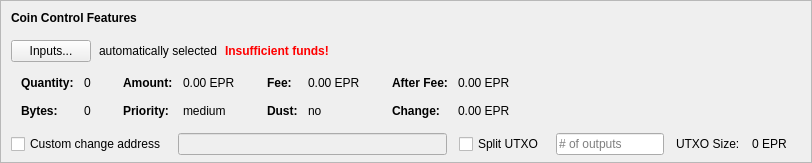
    <widget class="QFrame" name="frameCoinControl">
     <property name="sizePolicy">
      <sizepolicy hsizetype="Expanding" vsizetype="Expanding">
       <horstretch>0</horstretch>
       <verstretch>0</verstretch>
      </sizepolicy>
     </property>
     <property name="maximumSize">
      <size>
       <width>16777215</width>
       <height>16777215</height>
      </size>
     </property>
     <property name="frameShape">
      <enum>QFrame::StyledPanel</enum>
     </property>
     <property name="frameShadow">
      <enum>QFrame::Sunken</enum>
     </property>
     <layout class="QVBoxLayout" name="verticalLayoutCoinControl2">
      <property name="spacing">
       <number>0</number>
      </property>
      <property name="leftMargin">
       <number>0</number>
      </property>
      <property name="topMargin">
       <number>0</number>
      </property>
      <property name="rightMargin">
       <number>0</number>
      </property>
      <property name="bottomMargin">
       <number>6</number>
      </property>
      <item>
       <layout class="QVBoxLayout" name="verticalLayoutCoinControl" stretch="0,0,0,0,1">
        <property name="spacing">
         <number>0</number>
        </property>
        <property name="leftMargin">
         <number>10</number>
        </property>
        <property name="topMargin">
         <number>10</number>
        </property>
        <item>
         <layout class="QHBoxLayout" name="horizontalLayoutCoinControl1">
          <property name="bottomMargin">
           <number>15</number>
          </property>
          <item>
           <widget class="QLabel" name="labelCoinControlFeatures">
            <property name="sizePolicy">
             <sizepolicy hsizetype="Preferred" vsizetype="Maximum">
              <horstretch>0</horstretch>
              <verstretch>0</verstretch>
             </sizepolicy>
            </property>
            <property name="font">
             <font>
              <weight>75</weight>
              <bold>true</bold>
             </font>
            </property>
            <property name="styleSheet">
             <string notr="true">font-weight:bold;</string>
            </property>
            <property name="text">
             <string>Coin Control Features</string>
            </property>
           </widget>
          </item>
         </layout>
        </item>
        <item>
         <layout class="QHBoxLayout" name="horizontalLayoutCoinControl2" stretch="0,0,0,0">
          <property name="spacing">
           <number>8</number>
          </property>
          <property name="bottomMargin">
           <number>10</number>
          </property>
          <item>
           <widget class="QPushButton" name="pushButtonCoinControl">
            <property name="styleSheet">
             <string notr="true"/>
            </property>
            <property name="text">
             <string>Inputs...</string>
            </property>
            <property name="autoDefault">
             <bool>false</bool>
            </property>
           </widget>
          </item>
          <item>
           <widget class="QLabel" name="labelCoinControlAutomaticallySelected">
            <property name="text">
             <string>automatically selected</string>
            </property>
            <property name="margin">
             <number>5</number>
            </property>
           </widget>
          </item>
          <item>
           <widget class="QLabel" name="labelCoinControlInsuffFunds">
            <property name="font">
             <font>
              <weight>75</weight>
              <bold>true</bold>
             </font>
            </property>
            <property name="styleSheet">
             <string notr="true">color:red;font-weight:bold;</string>
            </property>
            <property name="text">
             <string>Insufficient funds!</string>
            </property>
            <property name="margin">
             <number>5</number>
            </property>
           </widget>
          </item>
          <item>
           <spacer name="horizontalSpacerCoinControl">
            <property name="orientation">
             <enum>Qt::Horizontal</enum>
            </property>
            <property name="sizeHint" stdset="0">
             <size>
              <width>40</width>
              <height>1</height>
             </size>
            </property>
           </spacer>
          </item>
         </layout>
        </item>
        <item>
         <widget class="QWidget" name="widgetCoinControl" native="true">
          <property name="sizePolicy">
           <sizepolicy hsizetype="Preferred" vsizetype="Preferred">
            <horstretch>0</horstretch>
            <verstretch>0</verstretch>
           </sizepolicy>
          </property>
          <property name="minimumSize">
           <size>
            <width>0</width>
            <height>0</height>
           </size>
          </property>
          <property name="styleSheet">
           <string notr="true"/>
          </property>
          <layout class="QHBoxLayout" name="horizontalLayoutCoinControl5">
           <property name="leftMargin">
            <number>0</number>
           </property>
           <property name="topMargin">
            <number>0</number>
           </property>
           <property name="rightMargin">
            <number>0</number>
           </property>
           <property name="bottomMargin">
            <number>0</number>
           </property>
           <item>
            <layout class="QHBoxLayout" name="horizontalLayoutCoinControl3" stretch="0,0,0,1">
             <property name="spacing">
              <number>20</number>
             </property>
             <property name="topMargin">
              <number>0</number>
             </property>
             <property name="bottomMargin">
              <number>10</number>
             </property>
             <item>
              <layout class="QFormLayout" name="formLayoutCoinControl1">
               <property name="horizontalSpacing">
                <number>10</number>
               </property>
               <property name="verticalSpacing">
                <number>14</number>
               </property>
               <property name="leftMargin">
                <number>10</number>
               </property>
               <property name="topMargin">
                <number>4</number>
               </property>
               <property name="rightMargin">
                <number>6</number>
               </property>
               <item row="0" column="0">
                <widget class="QLabel" name="labelCoinControlQuantityText">
                 <property name="font">
                  <font>
                   <weight>75</weight>
                   <bold>true</bold>
                  </font>
                 </property>
                 <property name="text">
                  <string>Quantity:</string>
                 </property>
                 <property name="margin">
                  <number>0</number>
                 </property>
                </widget>
               </item>
               <item row="0" column="1">
                <widget class="QLabel" name="labelCoinControlQuantity">
                 <property name="cursor">
                  <cursorShape>IBeamCursor</cursorShape>
                 </property>
                 <property name="contextMenuPolicy">
                  <enum>Qt::ActionsContextMenu</enum>
                 </property>
                 <property name="text">
                  <string notr="true">0</string>
                 </property>
                 <property name="margin">
                  <number>0</number>
                 </property>
                 <property name="textInteractionFlags">
                  <set>Qt::LinksAccessibleByMouse|Qt::TextSelectableByKeyboard|Qt::TextSelectableByMouse</set>
                 </property>
                </widget>
               </item>
               <item row="1" column="0">
                <widget class="QLabel" name="labelCoinControlBytesText">
                 <property name="font">
                  <font>
                   <weight>75</weight>
                   <bold>true</bold>
                  </font>
                 </property>
                 <property name="text">
                  <string>Bytes:</string>
                 </property>
                </widget>
               </item>
               <item row="1" column="1">
                <widget class="QLabel" name="labelCoinControlBytes">
                 <property name="cursor">
                  <cursorShape>IBeamCursor</cursorShape>
                 </property>
                 <property name="contextMenuPolicy">
                  <enum>Qt::ActionsContextMenu</enum>
                 </property>
                 <property name="text">
                  <string notr="true">0</string>
                 </property>
                 <property name="textInteractionFlags">
                  <set>Qt::LinksAccessibleByMouse|Qt::TextSelectableByKeyboard|Qt::TextSelectableByMouse</set>
                 </property>
                </widget>
               </item>
              </layout>
             </item>
             <item>
              <layout class="QFormLayout" name="formLayoutCoinControl2">
               <property name="horizontalSpacing">
                <number>10</number>
               </property>
               <property name="verticalSpacing">
                <number>14</number>
               </property>
               <property name="leftMargin">
                <number>6</number>
               </property>
               <property name="topMargin">
                <number>4</number>
               </property>
               <property name="rightMargin">
                <number>6</number>
               </property>
               <item row="0" column="0">
                <widget class="QLabel" name="labelCoinControlAmountText">
                 <property name="font">
                  <font>
                   <weight>75</weight>
                   <bold>true</bold>
                  </font>
                 </property>
                 <property name="text">
                  <string>Amount:</string>
                 </property>
                 <property name="margin">
                  <number>0</number>
                 </property>
                </widget>
               </item>
               <item row="0" column="1">
                <widget class="QLabel" name="labelCoinControlAmount">
                 <property name="cursor">
                  <cursorShape>IBeamCursor</cursorShape>
                 </property>
                 <property name="contextMenuPolicy">
                  <enum>Qt::ActionsContextMenu</enum>
                 </property>
                 <property name="text">
                  <string notr="true">0.00 EPR</string>
                 </property>
                 <property name="textInteractionFlags">
                  <set>Qt::LinksAccessibleByMouse|Qt::TextSelectableByKeyboard|Qt::TextSelectableByMouse</set>
                 </property>
                </widget>
               </item>
               <item row="1" column="0">
                <widget class="QLabel" name="labelCoinControlPriorityText">
                 <property name="font">
                  <font>
                   <weight>75</weight>
                   <bold>true</bold>
                  </font>
                 </property>
                 <property name="text">
                  <string>Priority:</string>
                 </property>
                </widget>
               </item>
               <item row="1" column="1">
                <widget class="QLabel" name="labelCoinControlPriority">
                 <property name="cursor">
                  <cursorShape>IBeamCursor</cursorShape>
                 </property>
                 <property name="contextMenuPolicy">
                  <enum>Qt::ActionsContextMenu</enum>
                 </property>
                 <property name="text">
                  <string>medium</string>
                 </property>
                 <property name="textInteractionFlags">
                  <set>Qt::LinksAccessibleByMouse|Qt::TextSelectableByKeyboard|Qt::TextSelectableByMouse</set>
                 </property>
                </widget>
               </item>
              </layout>
             </item>
             <item>
              <layout class="QFormLayout" name="formLayoutCoinControl3">
               <property name="horizontalSpacing">
                <number>10</number>
               </property>
               <property name="verticalSpacing">
                <number>14</number>
               </property>
               <property name="leftMargin">
                <number>6</number>
               </property>
               <property name="topMargin">
                <number>4</number>
               </property>
               <property name="rightMargin">
                <number>6</number>
               </property>
               <item row="0" column="0">
                <widget class="QLabel" name="labelCoinControlFeeText">
                 <property name="font">
                  <font>
                   <weight>75</weight>
                   <bold>true</bold>
                  </font>
                 </property>
                 <property name="text">
                  <string>Fee:</string>
                 </property>
                 <property name="margin">
                  <number>0</number>
                 </property>
                </widget>
               </item>
               <item row="0" column="1">
                <widget class="QLabel" name="labelCoinControlFee">
                 <property name="cursor">
                  <cursorShape>IBeamCursor</cursorShape>
                 </property>
                 <property name="contextMenuPolicy">
                  <enum>Qt::ActionsContextMenu</enum>
                 </property>
                 <property name="text">
                  <string notr="true">0.00 EPR</string>
                 </property>
                 <property name="textInteractionFlags">
                  <set>Qt::LinksAccessibleByMouse|Qt::TextSelectableByKeyboard|Qt::TextSelectableByMouse</set>
                 </property>
                </widget>
               </item>
               <item row="1" column="0">
                <widget class="QLabel" name="labelCoinControlLowOutputText">
                 <property name="font">
                  <font>
                   <weight>75</weight>
                   <bold>true</bold>
                  </font>
                 </property>
                 <property name="text">
                  <string>Dust:</string>
                 </property>
                </widget>
               </item>
               <item row="1" column="1">
                <widget class="QLabel" name="labelCoinControlLowOutput">
                 <property name="cursor">
                  <cursorShape>IBeamCursor</cursorShape>
                 </property>
                 <property name="contextMenuPolicy">
                  <enum>Qt::ActionsContextMenu</enum>
                 </property>
                 <property name="text">
                  <string>no</string>
                 </property>
                 <property name="textInteractionFlags">
                  <set>Qt::LinksAccessibleByMouse|Qt::TextSelectableByKeyboard|Qt::TextSelectableByMouse</set>
                 </property>
                </widget>
               </item>
              </layout>
             </item>
             <item>
              <layout class="QFormLayout" name="formLayoutCoinControl4">
               <property name="horizontalSpacing">
                <number>10</number>
               </property>
               <property name="verticalSpacing">
                <number>14</number>
               </property>
               <property name="leftMargin">
                <number>6</number>
               </property>
               <property name="topMargin">
                <number>4</number>
               </property>
               <property name="rightMargin">
                <number>6</number>
               </property>
               <item row="0" column="0">
                <widget class="QLabel" name="labelCoinControlAfterFeeText">
                 <property name="font">
                  <font>
                   <weight>75</weight>
                   <bold>true</bold>
                  </font>
                 </property>
                 <property name="text">
                  <string>After Fee:</string>
                 </property>
                 <property name="margin">
                  <number>0</number>
                 </property>
                </widget>
               </item>
               <item row="0" column="1">
                <widget class="QLabel" name="labelCoinControlAfterFee">
                 <property name="cursor">
                  <cursorShape>IBeamCursor</cursorShape>
                 </property>
                 <property name="contextMenuPolicy">
                  <enum>Qt::ActionsContextMenu</enum>
                 </property>
                 <property name="text">
                  <string notr="true">0.00 EPR</string>
                 </property>
                 <property name="textInteractionFlags">
                  <set>Qt::LinksAccessibleByMouse|Qt::TextSelectableByKeyboard|Qt::TextSelectableByMouse</set>
                 </property>
                </widget>
               </item>
               <item row="1" column="0">
                <widget class="QLabel" name="labelCoinControlChangeText">
                 <property name="font">
                  <font>
                   <weight>75</weight>
                   <bold>true</bold>
                  </font>
                 </property>
                 <property name="text">
                  <string>Change:</string>
                 </property>
                </widget>
               </item>
               <item row="1" column="1">
                <widget class="QLabel" name="labelCoinControlChange">
                 <property name="cursor">
                  <cursorShape>IBeamCursor</cursorShape>
                 </property>
                 <property name="contextMenuPolicy">
                  <enum>Qt::ActionsContextMenu</enum>
                 </property>
                 <property name="text">
                  <string notr="true">0.00 EPR</string>
                 </property>
                 <property name="textInteractionFlags">
                  <set>Qt::LinksAccessibleByMouse|Qt::TextSelectableByKeyboard|Qt::TextSelectableByMouse</set>
                 </property>
                </widget>
               </item>
              </layout>
             </item>
            </layout>
           </item>
          </layout>
         </widget>
        </item>
        <item>
         <layout class="QHBoxLayout" name="horizontalLayoutCoinControl4" stretch="0,0,0,0,0,0,0">
          <property name="spacing">
           <number>12</number>
          </property>
          <property name="sizeConstraint">
           <enum>QLayout::SetDefaultConstraint</enum>
          </property>
          <property name="topMargin">
           <number>5</number>
          </property>
          <property name="rightMargin">
           <number>5</number>
          </property>
          <item>
           <widget class="QCheckBox" name="checkBoxCoinControlChange">
            <property name="toolTip">
             <string>If this is activated, but the change address is empty or invalid, change will be sent to a newly generated address.</string>
            </property>
            <property name="text">
             <string>Custom change address</string>
            </property>
           </widget>
          </item>
          <item>
           <widget class="QValidatedLineEdit" name="lineEditCoinControlChange">
            <property name="enabled">
             <bool>false</bool>
            </property>
            <property name="sizePolicy">
             <sizepolicy hsizetype="Expanding" vsizetype="Fixed">
              <horstretch>0</horstretch>
              <verstretch>0</verstretch>
             </sizepolicy>
            </property>
           </widget>
          </item>
          <item>
           <widget class="QCheckBox" name="splitBlockCheckBox">
            <property name="text">
             <string>Split UTXO</string>
            </property>
           </widget>
          </item>
          <item>
           <widget class="QLineEdit" name="splitBlockLineEdit">
            <property name="sizePolicy">
             <sizepolicy hsizetype="Fixed" vsizetype="Fixed">
              <horstretch>50</horstretch>
              <verstretch>0</verstretch>
             </sizepolicy>
            </property>
            <property name="placeholderText">
             <string># of outputs</string>
            </property>
           </widget>
          </item>
          <item>
           <widget class="QLabel" name="labelBlockSizeText">
            <property name="text">
             <string>UTXO Size:</string>
            </property>
           </widget>
          </item>
          <item>
           <widget class="QLabel" name="labelBlockSize">
            <property name="text">
             <string>0 EPR</string>
            </property>
           </widget>
          </item>
          <item>
           <widget class="QLabel" name="labelCoinControlChangeLabel">
            <property name="sizePolicy">
             <sizepolicy hsizetype="Preferred" vsizetype="Expanding">
              <horstretch>0</horstretch>
              <verstretch>0</verstretch>
             </sizepolicy>
            </property>
            <property name="minimumSize">
             <size>
              <width>0</width>
              <height>0</height>
             </size>
            </property>
            <property name="text">
             <string/>
            </property>
            <property name="margin">
             <number>3</number>
            </property>
           </widget>
          </item>
         </layout>
        </item>
        <item>
         <spacer name="verticalSpacerCoinControl">
          <property name="orientation">
           <enum>Qt::Vertical</enum>
          </property>
          <property name="sizeHint" stdset="0">
           <size>
            <width>800</width>
            <height>1</height>
           </size>
          </property>
         </spacer>
        </item>
       </layout>
      </item>
     </layout>
    </widget>
